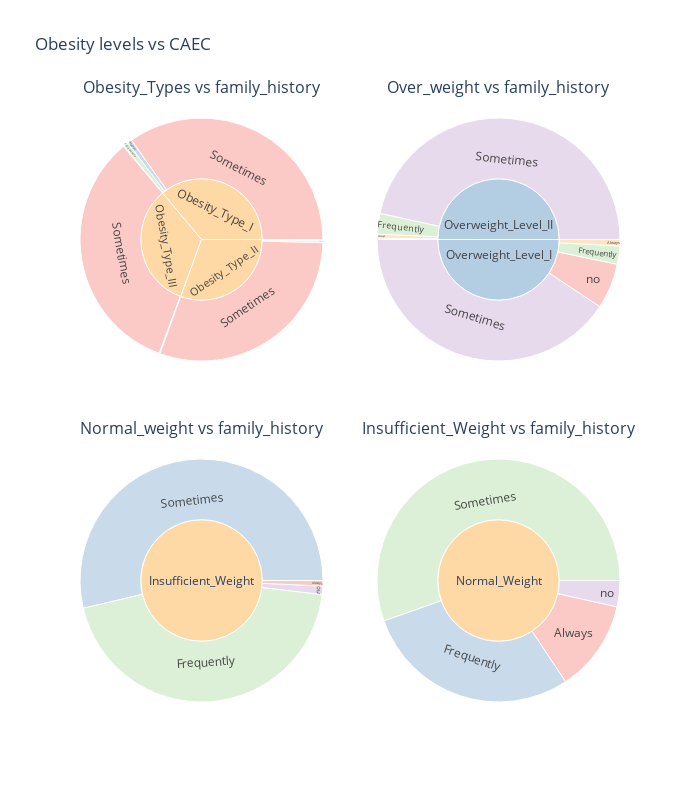

Source (notebook cell):
### Markdown cell above
# CAEC

### Code cell
fig = make_subplots(rows=2, cols=2, specs=[ [{"type": "sunburst"}, {"type": "sunburst"}],[{"type": "sunburst"}, {"type": "sunburst"}]],
                                          subplot_titles=["Obesity_Types vs family_history", "Over_weight vs family_history", "Normal_weight vs family_history","Insufficient_Weight vs family_history"],
                                       vertical_spacing = 0.1   )


figaux = px.sunburst(df_ot_final, path=[ 'NObeyesdad','CAEC'], color = 'CAEC', 
                      color_discrete_sequence=px.colors.qualitative.Pastel1)
fig.add_trace(figaux.data[0], row=1, col=1)

############################################
                           
figaux = px.sunburst(df_ow_final ,path=[ 'NObeyesdad','CAEC'], color = 'CAEC',
                  color_discrete_sequence=px.colors.qualitative.Pastel1)
fig.add_trace(figaux.data[0], row=1, col=2)

#############################################

figaux = px.sunburst(df_In, path=[ 'NObeyesdad','CAEC'], color = 'CAEC', 
                      color_discrete_sequence=px.colors.qualitative.Pastel1)
fig.add_trace(figaux.data[0], row=2, col=1)

#############################################

figaux = px.sunburst(df_n, path=[ 'NObeyesdad','CAEC'], color = 'CAEC', 
                      color_discrete_sequence=px.colors.qualitative.Pastel1)
fig.add_trace(figaux.data[0], row=2, col=2)


fig.update_layout(width=700, height=800,title_text=("Obesity levels vs CAEC"))
fig.show()

### Figure 1 — Plotly figure (JSON) as saved in the notebook; plotly's stock layout.template omitted (floating-point values rounded to 4 significant figures)
{"data": [{"branchvalues": "total", "customdata": [["Sometimes"], ["Sometimes"], ["Always"], ["Always"], ["Frequently"], ["Frequently"], ["Frequently"], ["Sometimes"], ["no"], ["no"], ["(?)"], ["(?)"], ["(?)"]], "domain": {"x": [0, 0.45], "y": [0.55, 1]}, "hovertemplate": "labels=%{label}<br>count=%{value}<br>parent=%{parent}<br>id=%{id}<br>CAEC=%{customdata[0]}<extra></extra>", "ids": ["Obesity_Type_I/Sometimes", "Obesity_Type_III/Sometimes", "Obesity_Type_I/Always", "Obesity_Type_II/Always", "Obesity_Type_I/Frequently", "Obesity_Type_II/Frequently", "Obesity_Type_III/Frequently", "Obesity_Type_II/Sometimes", "Obesity_Type_I/no", "Obesity_Type_II/no", "Obesity_Type_I", "Obesity_Type_II", "Obesity_Type_III"], "labels": ["Sometimes", "Sometimes", "Always", "Always", "Frequently", "Frequently", "Frequently", "Sometimes", "no", "no", "Obesity_Type_I", "Obesity_Type_II", "Obesity_Type_III"], "marker": {"colors": ["rgb(251,180,174)", "rgb(251,180,174)", "rgb(179,205,227)", "rgb(179,205,227)", "rgb(204,235,197)", "rgb(204,235,197)", "rgb(204,235,197)", "rgb(251,180,174)", "rgb(222,203,228)", "rgb(222,203,228)", "rgb(254,217,166)", "rgb(254,217,166)", "rgb(254,217,166)"]}, "name": "", "parents": ["Obesity_Type_I", "Obesity_Type_III", "Obesity_Type_I", "Obesity_Type_II", "Obesity_Type_I", "Obesity_Type_II", "Obesity_Type_III", "Obesity_Type_II", "Obesity_Type_I", "Obesity_Type_II", "", "", ""], "type": "sunburst", "values": [338, 323, 6, 2, 6, 1, 1, 293, 1, 1, 351, 297, 324]}, {"branchvalues": "total", "customdata": [["no"], ["(?)"], ["Frequently"], ["Sometimes"], ["no"], ["(?)"], ["Always"], ["Always"], ["Frequently"], ["Sometimes"]], "domain": {"x": [0.55, 1], "y": [0.55, 1]}, "hovertemplate": "labels=%{label}<br>count=%{value}<br>parent=%{parent}<br>id=%{id}<br>CAEC=%{customdata[0]}<extra></extra>", "ids": ["Overweight_Level_II/no", "Overweight_Level_II", "Overweight_Level_I/Frequently", "Overweight_Level_I/Sometimes", "Overweight_Level_I/no", "Overweight_Level_I", "Overweight_Level_I/Always", "Overweight_Level_II/Always", "Overweight_Level_II/Frequently", "Overweight_Level_II/Sometimes"], "labels": ["no", "Overweight_Level_II", "Frequently", "Sometimes", "no", "Overweight_Level_I", "Always", "Always", "Frequently", "Sometimes"], "marker": {"colors": ["rgb(251,180,174)", "rgb(179,205,227)", "rgb(204,235,197)", "rgb(222,203,228)", "rgb(251,180,174)", "rgb(179,205,227)", "rgb(254,217,166)", "rgb(254,217,166)", "rgb(204,235,197)", "rgb(222,203,228)"]}, "name": "", "parents": ["Overweight_Level_II", "", "Overweight_Level_I", "Overweight_Level_I", "Overweight_Level_I", "", "Overweight_Level_I", "Overweight_Level_II", "Overweight_Level_II", "Overweight_Level_II"], "type": "sunburst", "values": [1, 290, 14, 236, 35, 290, 5, 3, 16, 270]}, {"branchvalues": "total", "customdata": [["Always"], ["Sometimes"], ["Frequently"], ["no"], ["(?)"]], "domain": {"x": [0, 0.45], "y": [0, 0.45]}, "hovertemplate": "labels=%{label}<br>count=%{value}<br>parent=%{parent}<br>id=%{id}<br>CAEC=%{customdata[0]}<extra></extra>", "ids": ["Insufficient_Weight/Always", "Insufficient_Weight/Sometimes", "Insufficient_Weight/Frequently", "Insufficient_Weight/no", "Insufficient_Weight"], "labels": ["Always", "Sometimes", "Frequently", "no", "Insufficient_Weight"], "marker": {"colors": ["rgb(251,180,174)", "rgb(179,205,227)", "rgb(204,235,197)", "rgb(222,203,228)", "rgb(254,217,166)"]}, "name": "", "parents": ["Insufficient_Weight", "Insufficient_Weight", "Insufficient_Weight", "Insufficient_Weight", ""], "type": "sunburst", "values": [2, 146, 121, 3, 272]}, {"branchvalues": "total", "customdata": [["Always"], ["Frequently"], ["Sometimes"], ["no"], ["(?)"]], "domain": {"x": [0.55, 1], "y": [0, 0.45]}, "hovertemplate": "labels=%{label}<br>count=%{value}<br>parent=%{parent}<br>id=%{id}<br>CAEC=%{customdata[0]}<extra></extra>", "ids": ["Normal_Weight/Always", "Normal_Weight/Frequently", "Normal_Weight/Sometimes", "Normal_Weight/no", "Normal_Weight"], "labels": ["Always", "Frequently", "Sometimes", "no", "Normal_Weight"], "marker": {"colors": ["rgb(251,180,174)", "rgb(179,205,227)", "rgb(204,235,197)", "rgb(222,203,228)", "rgb(254,217,166)"]}, "name": "", "parents": ["Normal_Weight", "Normal_Weight", "Normal_Weight", "Normal_Weight", ""], "type": "sunburst", "values": [35, 83, 159, 10, 287]}], "layout": {"annotations": [{"font": {"size": 16}, "showarrow": false, "text": "Obesity_Types vs family_history", "x": 0.225, "xanchor": "center", "xref": "paper", "y": 1, "yanchor": "bottom", "yref": "paper"}, {"font": {"size": 16}, "showarrow": false, "text": "Over_weight vs family_history", "x": 0.775, "xanchor": "center", "xref": "paper", "y": 1, "yanchor": "bottom", "yref": "paper"}, {"font": {"size": 16}, "showarrow": false, "text": "Normal_weight vs family_history", "x": 0.225, "xanchor": "center", "xref": "paper", "y": 0.45, "yanchor": "bottom", "yref": "paper"}, {"font": {"size": 16}, "showarrow": false, "text": "Insufficient_Weight vs family_history", "x": 0.775, "xanchor": "center", "xref": "paper", "y": 0.45, "yanchor": "bottom", "yref": "paper"}], "height": 800, "title": {"text": "Obesity levels vs CAEC"}, "width": 700}}
